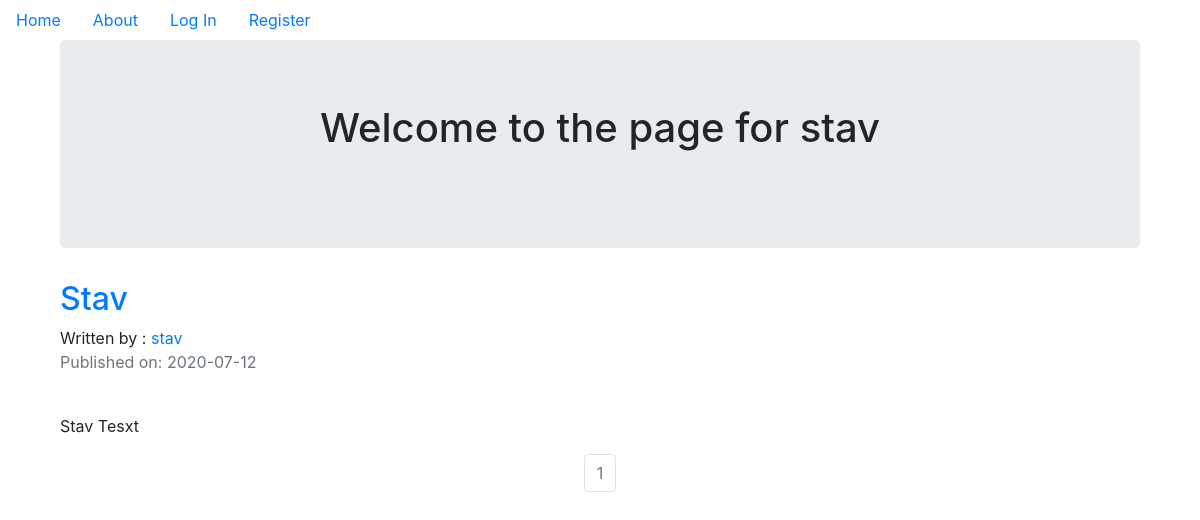
Page /stav on the committed database.
### puppycompanyblog/models.py (models this page shows, shortened)
class User(db.Model, UserMixin):
    __tablename__ = 'users'
    id = db.Column(db.Integer, primary_key=True)
    profile_image = db.Column(db.String(20), nullable=False, default='default_profile.png')
    email = db.Column(db.String(64), unique=True, index=True)
    username = db.Column(db.String(64), unique=True, index=True)
    password_hash = db.Column(db.String(128))
    posts = db.relationship('BlogPost', backref='author', lazy=True)

class BlogPost(db.Model):
    users = db.relationship(User)
    id = db.Column(db.Integer, primary_key=True)
    user_id = db.Column(db.Integer, db.ForeignKey('users.id'), nullable=False)
    date = db.Column(db.DateTime, nullable=False, default=datetime.utcnow)
    title = db.Column(db.String(140), nullable=False)
    text = db.Column(db.Text, nullable=False)

### puppycompanyblog/users/views.py (the view)
@users.route('/<username>')
def user_posts(username):
    page = request.args.get('page', 1, type=int)
    user = User.query.filter_by(username=username).first_or_404()
    blog_posts = BlogPost.query.filter_by(author=user).order_by(BlogPost.date.desc()).paginate(page=page, per_page = 5)
    return render_template('user_blog_posts.html', blog_posts=blog_posts, user=user)

### puppycompanyblog/templates/user_blog_posts.html (shortened to what this page needs)
{% extends "base.html" %}
{% block content %}
<div class="container">
  <div class="jumbotron">
    <div align='center'>
      <h1>Welcome to the page for {{user.username}}</h1>
    </div>
  </div>
{% for post in blog_posts.items %}
  <h2><a href="{{url_for('blog_posts.blog_post', blog_post_id=post.id)}}">{{post.title}}</a></h2>
  Written by : <a href="{{url_for('users.user_posts', username=post.author.username)}}">{{post.author.username}}</a>
  <p class = 'text-muted'>Published on: {{post.date.strftime("%Y-%m-%d")}}</p>
  <br>
  <p>{{post.text}}</p>
{% endfor %}
</div>
<nav aria-label="Page navigation example">
  <ul class="pagination justify-content-center">
    {% for page_num in blog_posts.iter_pages(left_edge=1, right_edge=1, left_current=1, right_current=2) %}
      {% if blog_posts.page == page_num %}
        <li class='page-item disabled'>
          <a class = 'page-link' href="{{url_for('users.user_posts', username=user.username, page=page_num)}}">{{page_num}}</a>
        </li>
      {% else %}
      <li class='page-item'>
        <a class = 'page-link' href="{{url_for('users.user_posts', username=user.username, page=page_num)}}">{{page_num}}</a>
      </li>
      {% endif %}
    {% endfor %}
  </ul>
</nav>
{% endblock %}

### rows in the picture
User: username "stav"
BlogPost: title "Stav", author.username "stav", date "2020-07-12", text "Stav Tesxt"

### other values in the picture
{{ page_num }} "1"
